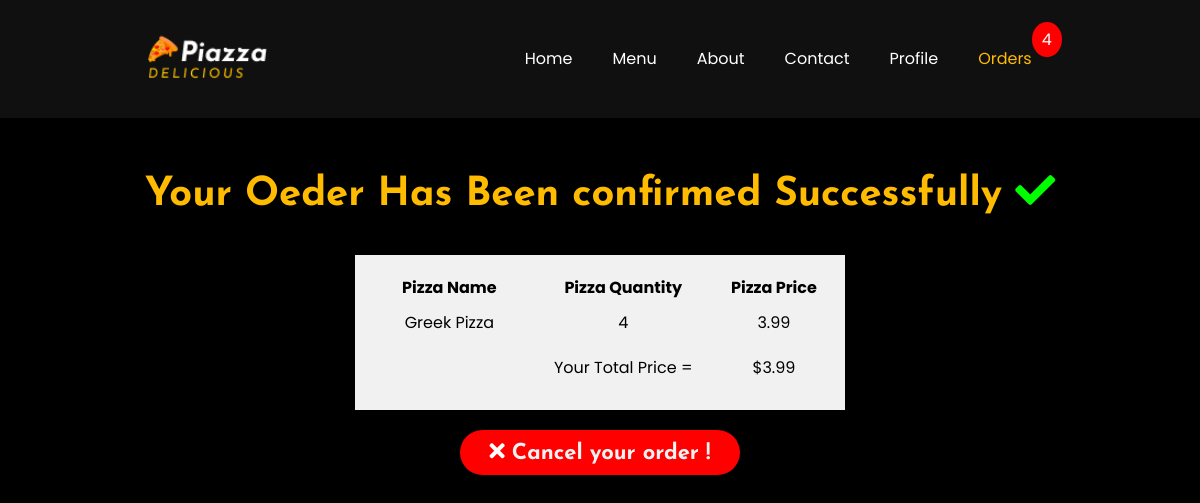
/orders/ (signed in), run on the app's committed database.
### Home/models.py (models this page shows, shortened)
class Orders(models.Model):
    Pizza_name = models.CharField(max_length=200, default="")
    Pizza_desc = models.CharField(max_length=400, default="")
    Pizza_price = models.FloatField(default=0)
    User = models.ForeignKey(User, on_delete=models.CASCADE)
    order_confirmed = models.BooleanField(default=False)
    quantity = models.IntegerField(default=1)

### Home/views.py (the view)
# urls.py: path('orders/', views.orders, name="orders"),
def orders(request):
    try:
        current_username = request.user.username
        user = User.objects.filter(username=current_username).first()
        order = Orders.objects.filter(User=user)
        price_list = []
        for pizza in order:
            price = pizza.Pizza_price
            price_list.append(price)
        total_price = round(sum(price_list), 3)
        if request.user and request.user != AnonymousUser():
            current_user = request.user
            ordersOfCurrentUser = Orders.objects.filter(User=current_user)
            totalOrdersList = []
            for pizzaOrder in ordersOfCurrentUser:
                quantity = pizzaOrder.quantity
                totalOrdersList.append(quantity)
            totalOrders = sum(totalOrdersList)
            firstobjectofcurrentuser = ordersOfCurrentUser.first()
        else:
            totalOrders = 0
        context = {
            'order':order,
            'total_price':total_price,
            'totalOrders':totalOrders,
            'firstobjectofcurrentuser':firstobjectofcurrentuser,
        }
        return render(request, "Home/orders.html", context)
    except Exception:
        messages.success(request, "Login To Continue!")
        return redirect("/log_in/")

### templates/Home/orders.html (shortened to what this page needs)
{% extends 'base.html' %}
{% block active3 %}active{% endblock active3 %}
{% block body %}
<section id="orders">
{% if order %}
    {% if firstobjectofcurrentuser.order_confirmed == False %}
    <h1>Yor orders</h1>
    <div class="table__orders__container">
        <div class="table__orders">
            <table>
                <tr>
                    <th>Pizza Name</th>
                    <th>Description</th>
                    <th>Quantity</th>
                    <th>Price</th>
                    <th>Cancel</th>
                </tr>
            {% for pizza in order %}
                <tr>
                    <td>{{pizza.Pizza_name}}</th>
                    <td>{{pizza.Pizza_desc}}</td>
                    <td>
                        <form action="/decreament/" method="POST" class="btn__increament__decreament">
                        {% csrf_token %}
                            <input type="text" name="order_Id" id="order_Id" value="{{pizza.id}}">
                            <input type="text" name="Pizza_name_" id="Pizza_name_" value="{{pizza.Pizza_name}}">
                            <button type="submit"><i class="fas fa-minus"></i></button>
                        </form>
                        {{pizza.quantity}}
                        <form action="/increament/" method="POST" class="btn__increament__decreament">
                        {% csrf_token %}
                            <input type="text" name="order_Id" id="order_Id" value="{{pizza.id}}">
                            <button type="submit"><i class="fas fa-plus"></i></button>
                        </form>
                    </td>
                    <td>${{pizza.Pizza_price}}</td>
                    <td><form action="/deleteOrder/" method="POST">
                        {% csrf_token %}
                        <input type="text" name="order_id" id="order_id" value="{{pizza.id}}">
                        <button type="submit"><i class="fas fa-trash-alt"></i> Delete</button>
                        </form>
                    </td>
                </tr>
            {% endfor %}
            <tr>
                <th>Your</th>
                <th>Total Price =</th>
                <th>${{total_price}}</th>
                <th></th>
                <th>
                    <form action="/deleteAllOrder/" method="POST">
                    {% csrf_token %}
                        <button type="submit"><i class="fas fa-trash-alt"></i> Delete All</button>
                    </form>
                </th>
            </tr>
            </table>
        </div>
    </div>
    <div class="confirm_orders">
        <form action="/orderConfirmed/" method="POST">
        {% csrf_token %}
            <button type="submit">Confirm Your Order <i class="fas fa-check"></i></button>
        </form>
    </div>
    <h4>Please Pay on delivery !</h4>
    {% else %}
        <h1 class="confirmed_bill">Your Oeder Has Been confirmed Successfully <i class="fas fa-check"></i></h1>
        <div class="bill_container">
            <div class="bill_box">
                <table>
                    <tr>
                        <th>Pizza Name</th>
                        <th>Pizza Quantity</th>
                        <th>Pizza Price</th>
                    </tr>
                    {% for pizza in order %}
                    <tr>
                        <td>{{pizza.Pizza_name}}</td>
                        <td>{{pizza.quantity}}</td>
                        <td>{{pizza.Pizza_price}}</td>
                    </tr>
                    {% endfor %}
                    <tr>
                        <td></td>
                        <td>Your Total Price =</td>
                        <td>${{total_price}}</td>
                    </tr>
                </table>
            </div>
        </div>
        <form action="/deleteAllOrder/" method="POST">
            <button class="cancel_all_order" type="submit"><i class="fas fa-times"></i> Cancel your order !</button>
        </form>
    {% endif %}
{% else %}
<h4>No Orders Yet ! Plesae Make At Least One <a href="/menu/">Order</a></h4>
{% endif %}
</section>
{% endblock body %}

### static/css/index.css (style rules this page uses)
* { margin: 0; padding: 0; box-sizing: border-box; font-family: "Poppins"; }
html { scroll-behavior: smooth; }
body { background: linear-gradient(rgba(0, 0, 0, 0.6), rgba(0, 0, 0, 0.6)), url("./static/images/bg.webp"); background-repeat: none; background-position: center; background-size: cover; background-attachment: fixed; min-height: 100vh; }
i { color: #fff; }
#orders { width: 100%; min-height: 100vh; background: #000; display: flex; flex-direction: column; align-items: center; color: #fff; padding: 170px 30px; }
#orders h1 { font-family: "Josefin Sans"; font-size: 40px; color: rgb(255, 187, 0); }
#orders .table__orders__container .table__orders table tr > th, td { border: 2px solid rgb(60, 255, 0); border-left: none; border-right: none; padding: 10px 30px; }
#orders .confirmed_bill { padding-bottom: 40px; }
#orders .confirmed_bill i { color: rgb(0, 255, 0); }
#orders .bill_container { width: 100%; display: flex; justify-content: center; align-items: center; }
#orders .bill_container .bill_box { background: #f1f1f1; color: #000; padding: 20px; }
#orders .bill_container .bill_box table { border-collapse: collapse; text-align: center; }
#orders .bill_container .bill_box table td, #orders .bill_container .bill_box table th { border: none; }
.cancel_all_order { background: red; padding: 10px 30px; color: #f1f1f1; font-weight: bold; font-size: 22px; outline: none; border: none; border-radius: 30px; font-family: "Josefin Sans"; margin: 20px 0; cursor: pointer; }

### data on the page
Orders: Pizza_name "Greek Pizza", quantity "4", Pizza_price "3.99"

### other printed values
{{ totalOrders }} "4"
{{ total_price }} "3.99"
